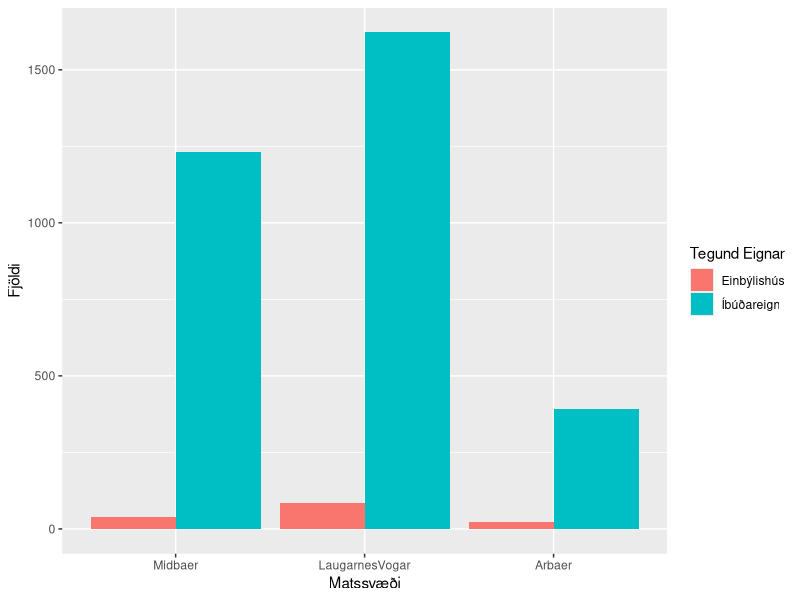
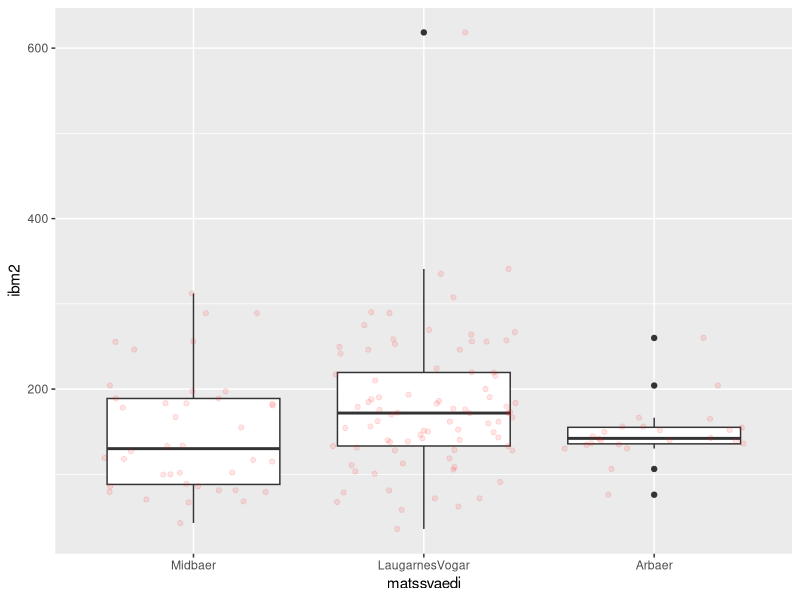
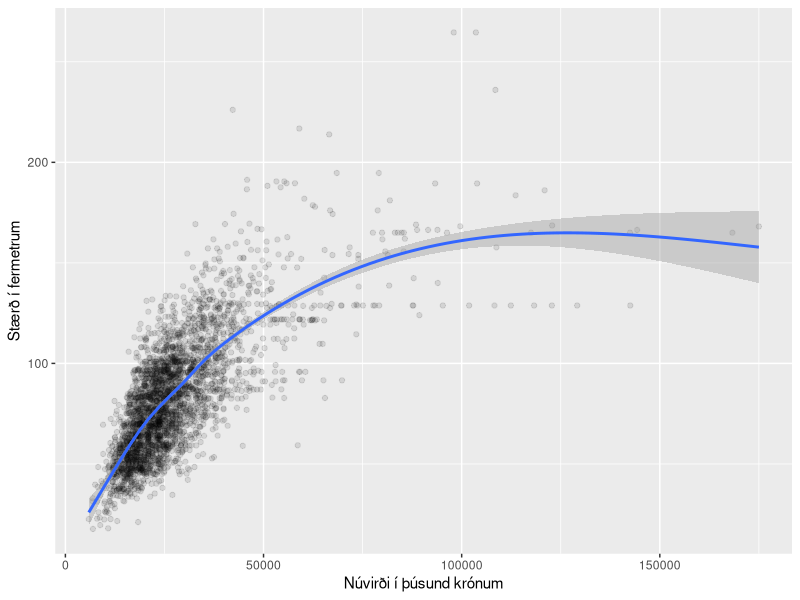

Write R code to recreate these figures, in order.
## ---- chunk 1
knitr::opts_chunk$set(echo = TRUE)
library(dplyr)
library(ggplot2)
## ---- chunk 2
thv <- read.table("./data/husnaedi.txt", header = TRUE, sep = ";")
## ---- chunk 3
hverfi <- c(20, 100, 200)
thv <- filter(thv, thv$matssvaedi%in%hverfi)
## ---- chunk 4
str(thv)
##Eins og sjá má eru matssvæðin ranglega skilgreind sem tölugildi. Svo við breytum þeim í faktor og köllum matssvæðin nýjum nöfnum.
thv$matssvaedi <- as.factor(thv$matssvaedi)
levels(thv$matssvaedi) <- c("Midbaer", "LaugarnesVogar", "Arbaer")
str(thv)
## ---- chunk 5
plott1 <- 
  ggplot(aes(matssvaedi), data = thv) +
  geom_bar(position = "dodge", aes(fill = thv$teg_eign)) +

##X og Y labels
  xlab("Matssvæði") + ylab("Fjöldi") +

##Legend
  scale_fill_discrete(name = "Tegund Eignar")

plott1
## ---- chunk 6
einbylishus <- dplyr::filter(thv, teg_eign == "Einbýlishús")
plott2 <- 
  ggplot(aes(matssvaedi, ibm2), data = einbylishus) + geom_boxplot() + geom_jitter(alpha = 0.1, color = "red")

plott2
## ---- chunk 7
ibudir <- dplyr::filter(thv, teg_eign == "Íbúðareign")
plott3 <- 
  ggplot(aes(nuvirdi, ibm2), 
        data = ibudir) +
  ## How to plot
        geom_point(alpha = 0.1) +
        geom_smooth() + 
  ## X and Y labels
        xlab("Núvirði í þúsund krónum") + ylab("Stærð í fermetrum")

plott3
## ---- chunk 8
table(thv$teg_eign, thv$matssvaedi)
prop.table(table(thv$teg_eign, thv$matssvaedi), 2)
## ---- chunk 9
einbyl.midbaer <- einbylishus %>%
  filter(matssvaedi == "Midbaer")

einbyl.LaugarnesVogar <- einbylishus %>%
  filter(matssvaedi == "LaugarnesVogar")

einbyl.Arbaer <- einbylishus %>%
  filter(matssvaedi == "Arbaer")
## ---- chunk 10
litlar <- filter(ibudir, ibm2>=50 & ibm2 <=60)
## ---- chunk 11
litlar.midbaer <- filter(litlar, litlar$matssvaedi == "Midbaer")
mean(litlar.midbaer$nuvirdi)
median(litlar.midbaer$nuvirdi)
sd(litlar.midbaer$nuvirdi)
nrow(litlar.midbaer)
## ---- chunk 12
litlar.LaugarnesVogar <- filter(litlar, litlar$matssvaedi == "LaugarnesVogar")
mean(litlar.LaugarnesVogar$nuvirdi)
median(litlar.LaugarnesVogar$nuvirdi)
sd(litlar.LaugarnesVogar$nuvirdi)
nrow(litlar.LaugarnesVogar)
## ---- chunk 13
litlar.Arbaer <- filter(litlar, litlar$matssvaedi == "Arbaer")
mean(litlar.Arbaer$nuvirdi)
median(litlar.Arbaer$nuvirdi)
sd(litlar.Arbaer$nuvirdi)
nrow(litlar.Arbaer)
